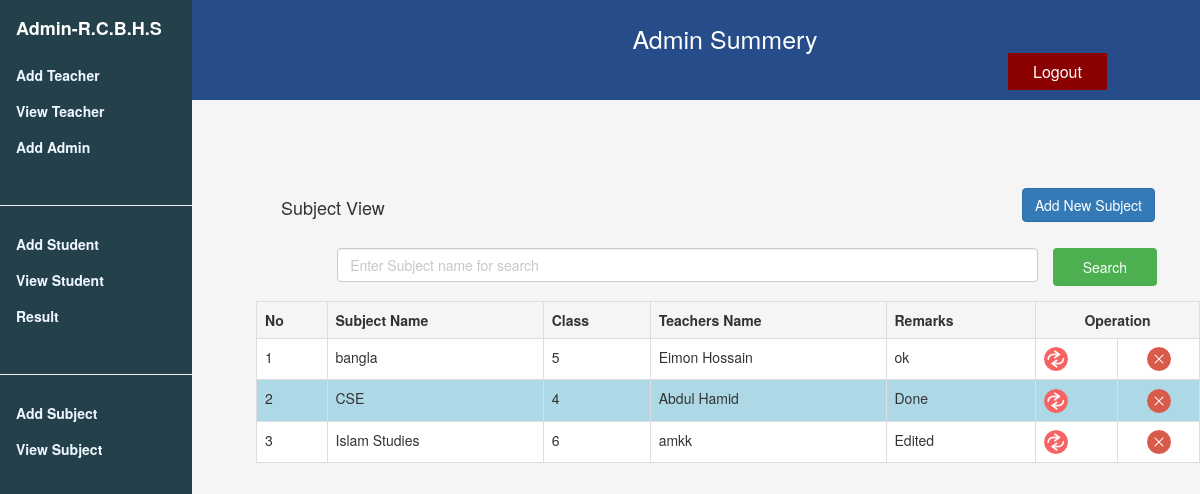
The app's page /role/admin/view-subject.php with its own data.
### tables this page shows
CREATE TABLE `sub_tbl` (
  `sub_id` int(10) UNSIGNED NOT NULL,
  `class` int(11) NOT NULL,
  `teacher_id` varchar(50) NOT NULL,
  `sub_name` varchar(100) NOT NULL,
  `note` varchar(100) NOT NULL
);

### role/admin/view-subject.php (the view, shortened to what this page needs)
<?php
$con =mysqli_connect("localhost","root","","sms_db") or die (mysql_error());
?>
<!DOCTYPE html>
<html>
<head>
<link rel="stylesheet" href="../../assets/css/w3.css">
<link rel="stylesheet" href="../../assets/css/style-main.css">
<link rel="stylesheet" href="../../assets/css/bootstrap-v3.3.css">
<link rel="stylesheet" href="../../assets/css/font-awesome/css/all.css">
<link rel="stylesheet" href="../../assets/css/style-info.css">
<link rel="stylesheet" href="../../assets/css/datepicker.css">
</head>
<div class="w3-sidebar w3-light-grey w3-bar-block" style="width:16% ;top: 0">
  <a style="color:white" href="admin.php"><h4 class="w3-bar-item"><strong>Admin-R.C.B.H.S</strong></h4></a>
  <a href="add-teacher.php" class="w3-bar-item w3-button"> Add Teacher</a>
  <a href="view-teacher.php" class="w3-bar-item w3-button">View Teacher</a>
  <a href="../admin/admin-reg.php" class="w3-bar-item w3-button"> Add Admin</a>
  <hr>
  <a href="add-student.php" class="w3-bar-item w3-button">Add Student</a>
  <a href="view-student.php" class="w3-bar-item w3-button">View Student</a>
  <a href="result_entry.php" class="w3-bar-item w3-button">Result</a>
  <hr>
  <a href="add-subject.php" class="w3-bar-item w3-button">Add Subject</a>
  <a href="view-subject.php" class="w3-bar-item w3-button">View Subject</a>
</div>
<div class="header">
   <h4>Admin Summery <a href="../../role.php" class="button">Logout</a></h4>
</div>>
<div id="main-page" style=margin-left:18% >
  <div class="col-md-12  view-form-style" style="background:transparent">
<div class="col-md-12 entry-head margin-20b">
    <h4 class="left">Subject View</h4>
    <a class="btn btn-primary right" href="add-subject.php">Add New Subject</a>
</div>
<form role="form" data-toggle="validator" method="post" class="form-horizontal">
    <div class="form-group">
        <div class="col-md-9 col-md-offset-1     col-xs-9 col-sm-10">
            <input type="text" class="form-control" name="searchtxt" Placeholder="Enter Subject name for search" autocomplete="off"/></div>
        <input type="submit" name="btnsearch" value="Search" class="btn btn-info"/>
    </div>
</form>
<div class="table-responsive">
	<form method="post">
        <table class="table table-bordered">
        <tr>
            <th>No</th>
            <th>Subject Name</th>
            <th>Class</th>
            <th>Teachers Name</th>
            <th>Remarks</th>
            <th colspan="2" style="text-align:center">Operation</th>
      	</tr>
         <?php
		 $key="";
	if($key !="")
    {
        $query="SElECT * FROM sub_tbl WHERE sub_name  like '%$key%' or teacher_id like '%$key%' or class like '%$key%'  ";
        $sql_sel=mysqli_query($con,$query);
    }
	else
    {
        $query="SELECT * FROM sub_tbl";
        $sql_sel=mysqli_query($con,$query);
    }
    $i=0;
    while($row=mysqli_fetch_array($sql_sel)){
    $i++;
    $color=($i%2==0)?"lightblue":"white";
    ?>
      <tr bgcolor="<?php echo $color?>">
            <td><?php echo $i;?></td>
          <td><?php echo $row['sub_name'];?></td>
          <td><?php echo $row['class'];?></td>
            <td><?php echo $row['teacher_id'];?></td>
          <td><?php echo $row['note'];?></td>
            <td><a href="edit-subject.php?edit_id=<?php echo $row['sub_id'];?>" title="Update"><img src="../../assets/images/update.png" /></a></td>
            <td align="center"><a href="?view-subjects&opr=del&rs_id=<?php echo $row['sub_id'];?>" title="Delete"><img src="../../assets/images/delete.png" /></a></td>
        </tr>
    <?php
    }
    ?>
   	</table>
 	</form>
</div>
</div>
<body>
</body>

### assets/css/w3.css (style rules this page uses)
html { box-sizing:border-box }
*,*:before,*:after { box-sizing:inherit }
html { -ms-text-size-adjust:100%;-webkit-text-size-adjust:100% }
body { margin:0 }
a { background-color:transparent;-webkit-text-decoration-skip:objects }
img { border-style:none }
hr { box-sizing:content-box;height:0;overflow:visible }
button,input,select,textarea { font:inherit;margin:0 }
button,input { overflow:visible }
button,html [type=button],[type=reset],[type=submit] { -webkit-appearance:button }
html,body { font-family:Verdana,sans-serif;font-size:15px;line-height:1.5 }
html { overflow-x:hidden }
h4 { font-size:20px }
h1,h2,h3,h4,h5,h6 { font-family:"Segoe UI",Arial,sans-serif;font-weight:400;margin:10px 0 }
hr { border:0;border-top:1px solid #eee;margin:20px 0 }
img { vertical-align:middle }
a { color:inherit }
.w3-btn,.w3-button { border:none;display:inline-block;padding:8px 16px;vertical-align:middle;overflow:hidden;text-decoration:none;color:inherit;background-color:inherit;text-align:center;cursor:pointer;white-space:nowrap }
.w3-btn,.w3-button { -webkit-touch-callout:none;-webkit-user-select:none;-khtml-user-select:none;-moz-user-select:none;-ms-user-select:none;user-select:none }
.w3-sidebar { height:100%;width:200px;background-color:#fff;position:fixed!important;z-index:1;overflow:auto }
.w3-bar-block .w3-bar-item { width:100%;display:block;padding:8px 16px;text-align:left;border:none;white-space:normal;float:none;outline:0 }
.w3-light-grey,.w3-hover-light-grey:hover,.w3-light-gray,.w3-hover-light-gray:hover { color:#000!important;background-color:#f1f1f1!important }

### assets/css/style-main.css (style rules this page uses)
.header { overflow: hidden; background-color:#264c89; padding-left:250px; padding-top:15px; position:inherit; width:100%; text-color:white; }
.header h4 { float:none; color: white; text-align: center; text-decoration: none; font-size: 25px; }
#main-page { margin-top:4%; background-color:transparent; }
.w3-sidebar { font-weight: bold; background-color: #24404b !important; color: aliceblue !important; }
.button { background-color:darkred; border: none; color: white; padding: 10px 25px; margin-left: 70%; text-align: center; text-decoration: none; display: inline-block; font-size: 16px; cursor: pointer; }

### assets/css/style-info.css (style rules this page uses)
body { background-color: whitesmoke; }
.left { float: left; margin-left: 10px; }
.right { float: right; margin-right: 30px; }
.margin-20b { margin-bottom: 20px; }
.entry-head { overflow: hidden; }
.view-form-style { margin-left: 20px; background-color: #fff; padding: 20px; border-radius: 5px; }
* { box-sizing: border-box; }
input[type=text], select, textarea { width: 100%; padding: 12px; border: 1px solid #ccc; border-radius: 4px; resize: vertical; }
input[type=submit] { background-color: #4CAF50; color: white; padding: 9px 30px; border: none; border-radius: 4px; cursor: pointer; float: inherit; }

### records on screen
sub_tbl: sub_name "bangla", class "5", teacher "Eimon Hossain", note "ok"
sub_tbl: sub_name "CSE", class "4", teacher "Abdul Hamid", note "Done"
sub_tbl: sub_name "Islam Studies", class "6", teacher "amkk", note "Edited"
